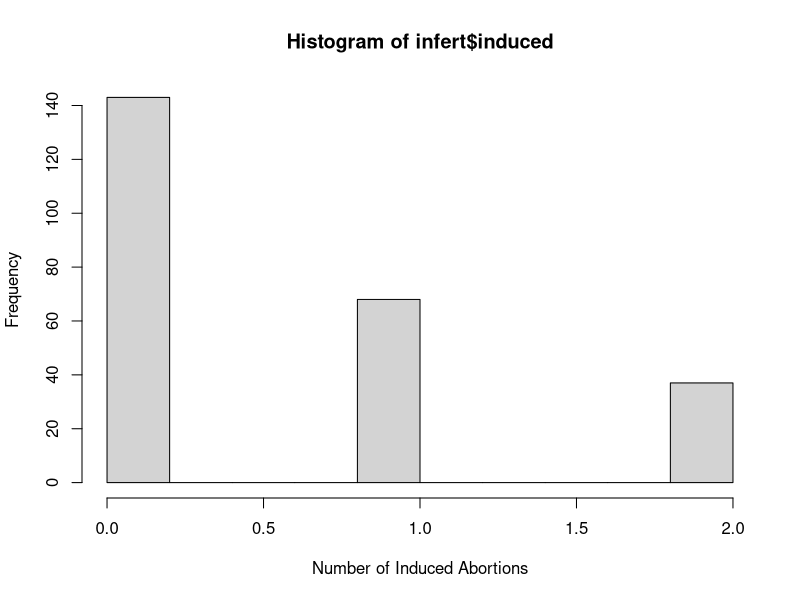
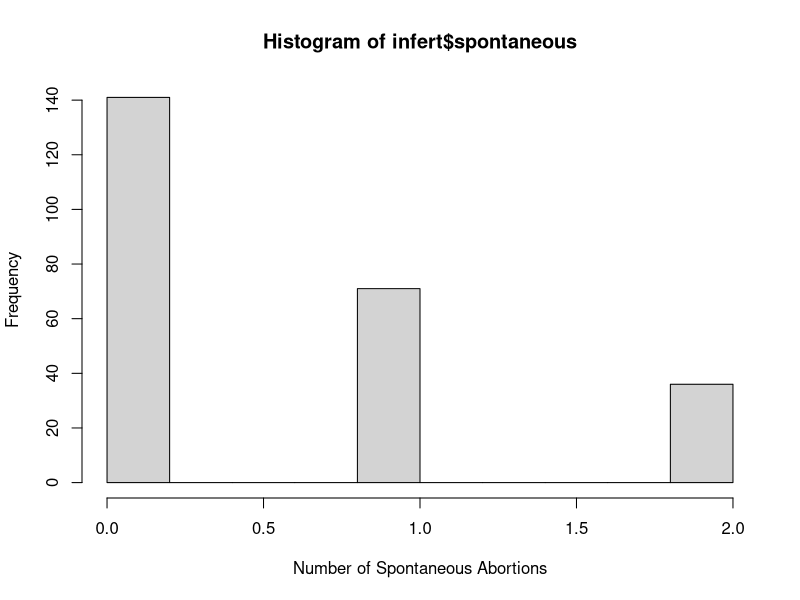
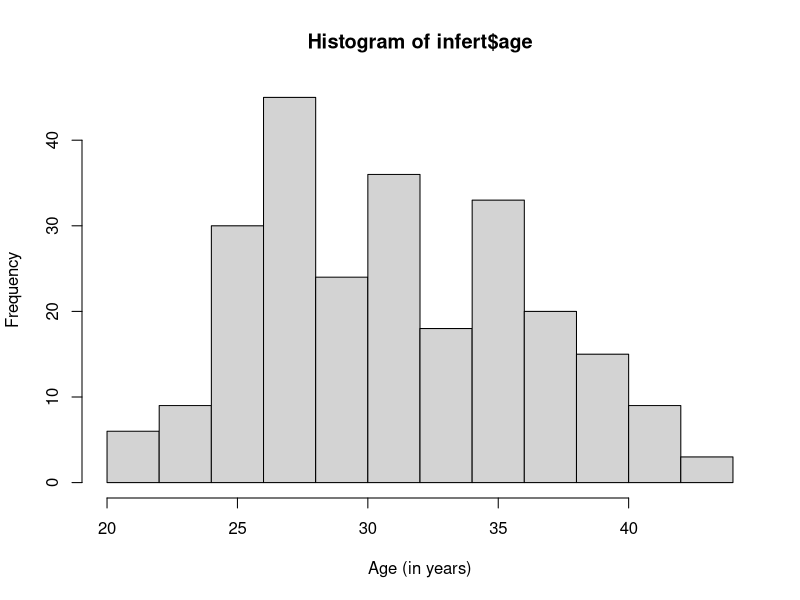
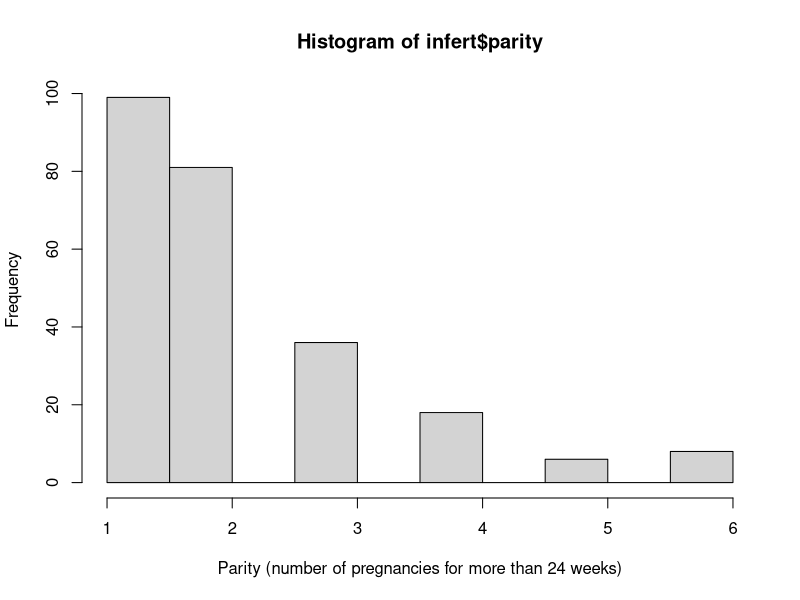
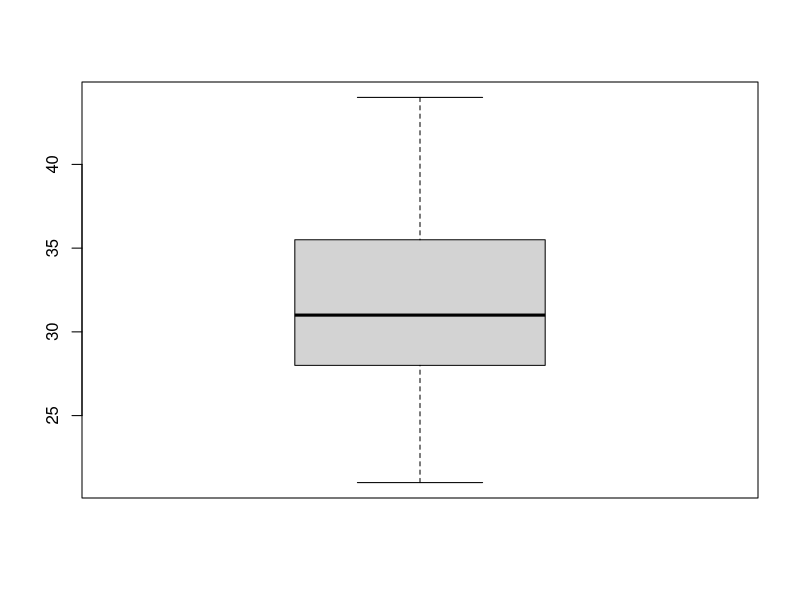
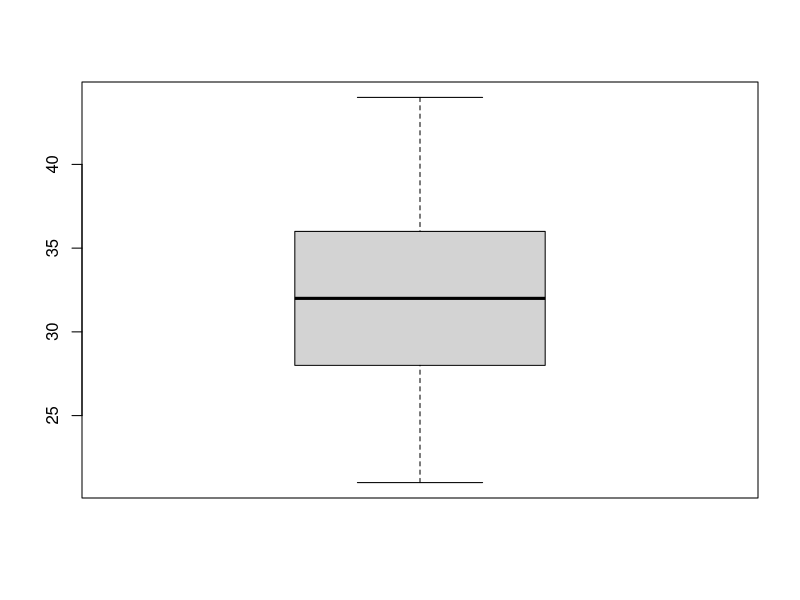
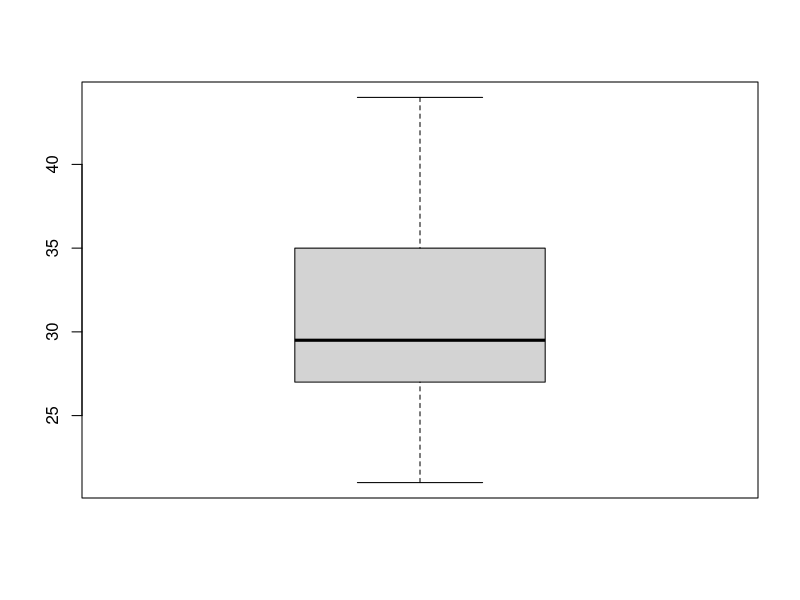
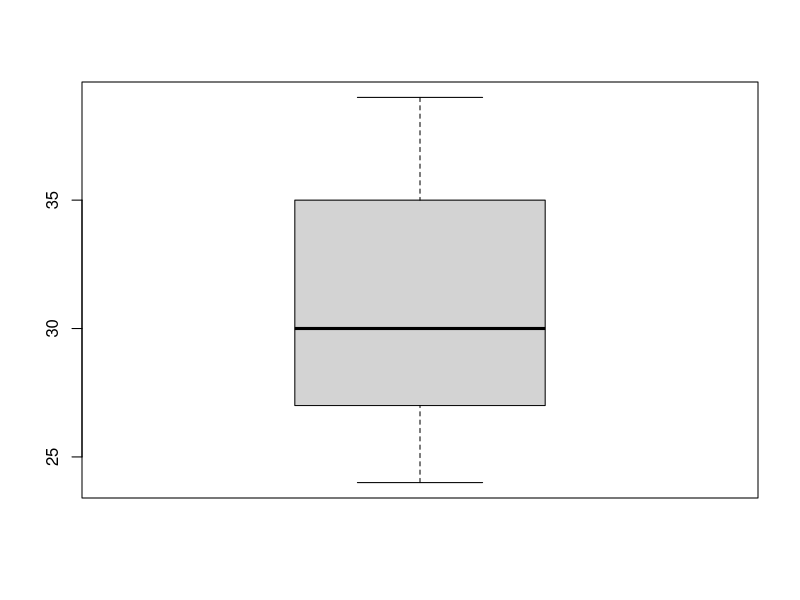

Write the R code that produced these figures, in order. (Note: this script raises an error after producing the figures.)
# First Assignment - File 2
# ===============

### 1. Choose the data set

# See all the R core data sets available
data() 
# Load the core data set called infert
data(infert) 

### 2. Look at the data set
?infert
# Look at the names of the variables in the data set
names(infert) 
# Look at the first 6 observations (in a table)
head(infert[,]) 

### 3. Descriptive statistics: 

### Given that the data set looks at Infertility after Spontaneous and Induced 
### Abortion, the variables induced, spontaneous, age and parity are especially
### interesting to look at. for the descriptive statistics it is worth looking
### at frequency (histrograms), mean, quartiles and interquartile ranges, 
### median, variance and standard deviation, boxplots and distribution plots. 
### I additionally plotted the variables at the beginning to look at the 
### relationship between them.

# 3.1 Histograms 
hist(infert$induced, xlab="Number of Induced Abortions")
hist(infert$spontaneous, xlab="Number of Spontaneous Abortions")
hist(infert$age, xlab="Age (in years)")
hist(infert$parity, xlab="Parity (number of pregnancies for more than 24 weeks)")

# 3.2 Simple Tables (to see if there are any NA's)
table(infert$induced)
table(infert$spontaneous)
table(infert$age)
table(infert$parity)

# 3.3. Means
mean (infert$induced) 
mean (infert$spontaneous) 
mean (infert$age) 
mean (infert$parity)

# 3.4. Medium 
median (infert$induced) 
median (infert$spontaneous) 
median (infert$age) 
median (infert$parity)

# 3.5. Range
range(infert$induced) 
range(infert$spontaneous) 
range(infert$age) 
range(infert$parity)

# 3.6. Variance
var(infert$induced) 
var(infert$spontaneous) 
var(infert$age) 
var(infert$parity)

# 3.7. Standard deviation
sd(infert$induced) 
sd(infert$spontaneous) 
sd(infert$age) 
sd(infert$parity)

# 3.8. Quartiles & Interquartile Ranges
# Quartiles
summary(infert$induced)
summary(infert$spontaneous)
summary(infert$age) 
summary(infert$parity)

# 3.9. Interquartile Ranges
IQR(infert$age)
IQR(infert$induced)
IQR(infert$spontaneous)
IQR(infert$age) 
IQR(infert$parity)

# 3.10. Box plots

# Create subset for induced
indu1 <- subset(infert, induced == 1)
indu2 <- subset(infert, induced == 2)
indu0 <- subset(infert, induced == 0)

# Boxplots for induced abortions
boxplot(infert$age)
boxplot(indu0$age)
boxplot(indu1$age)
boxplot(indu2$age)

# Create subset for spontaneous
spon1 <- subset(infert,spontaneous==1)
spon2 <- subset(infert,spontaneous==2)
spon0 <- subset(infert,spontaneous==0)

# Boxplots for spontaneous abortions
boxplot(spon0$age)
boxplot(spon1$age)
boxplot(spon2$age)

# 3.11. Scatterplots and Bar Charts

# Bar Chart: induced abortions & education years
plot(indu0$education, xlab ='education')
plot(indu1$education, xlab ='education')
plot(indu2$education, xlab ='education')

# Bar Chart: spontaneous abortions & age - WARUM KEIN BARCHART?
plot(spon0$age, xlab ='age')
plot(spon1$age, xlab ='age')
plot(spon2$age, xlab ='age')

plot(infert$parity,infert$age)

# Bar Chart: induced abortions & parity - WARUM KEIN BARCHART?
plot(indu0$parity, xlab ='parity')
plot(indu1$parity, xlab ='parity')
plot(indu2$parity, xlab ='parity')

plot(infert$parity, xlab ='parity')

# 3.12. Joint Distributions
plot(indu0$parity, indu0$age)

# 3.13. Summarise with Loess to look at the relation between age and parity
ggplot2::ggplot(infert, aes(age, parity)) + geom_point() + geom_smooth() + theme_bw()



